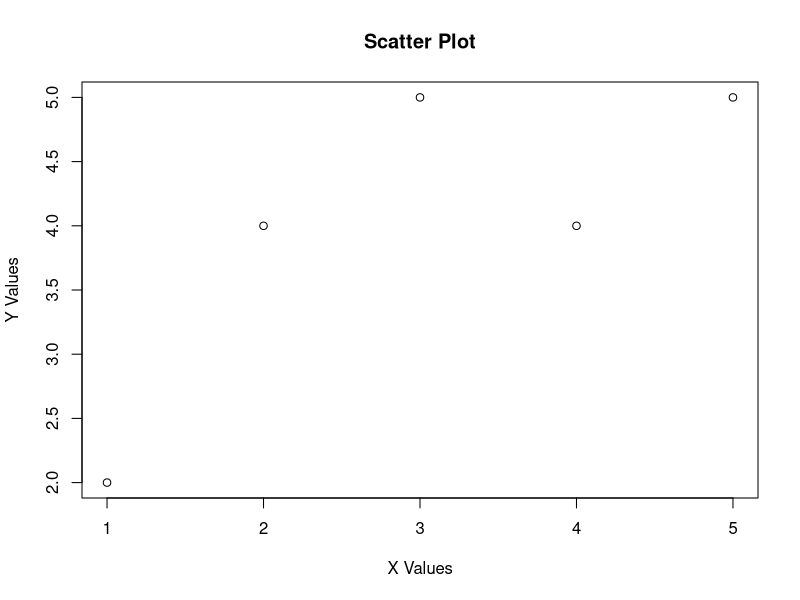
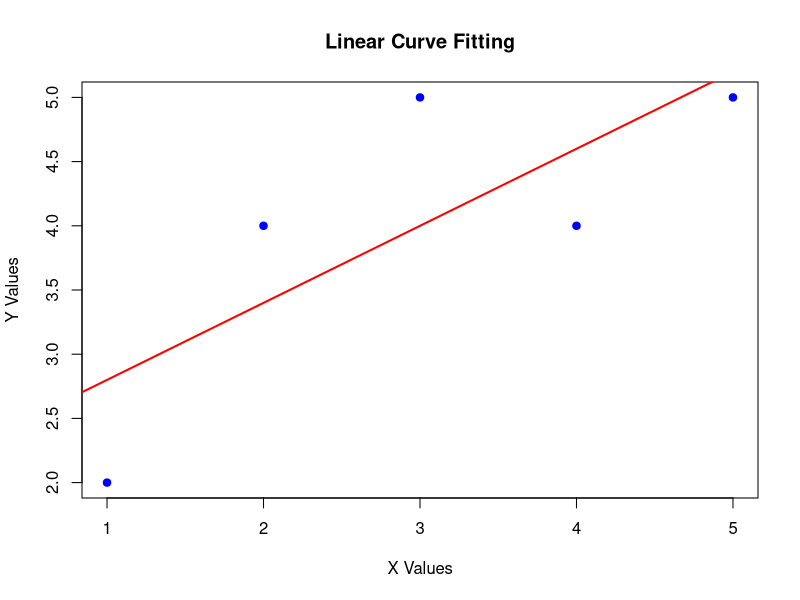
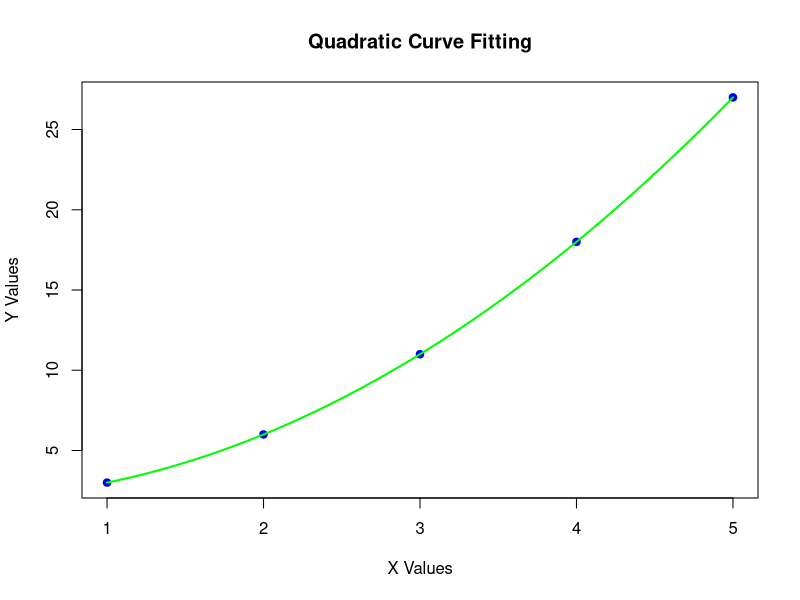
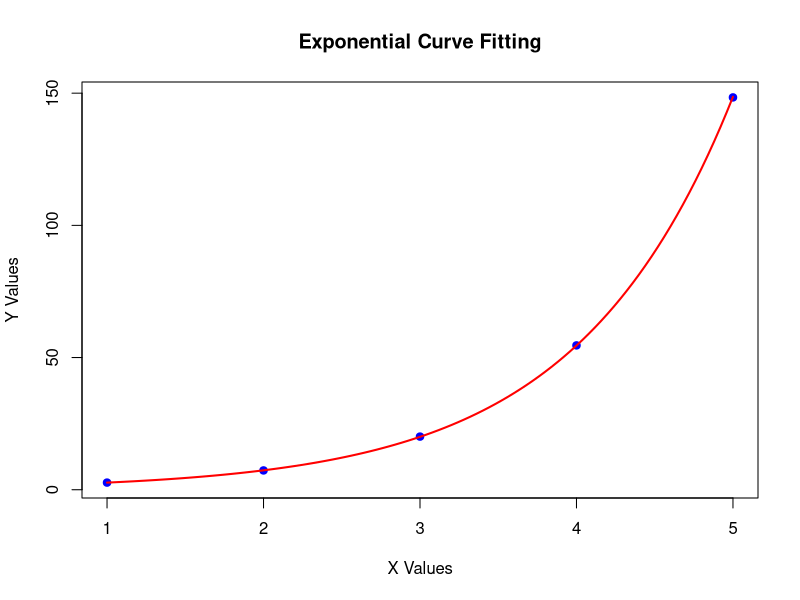
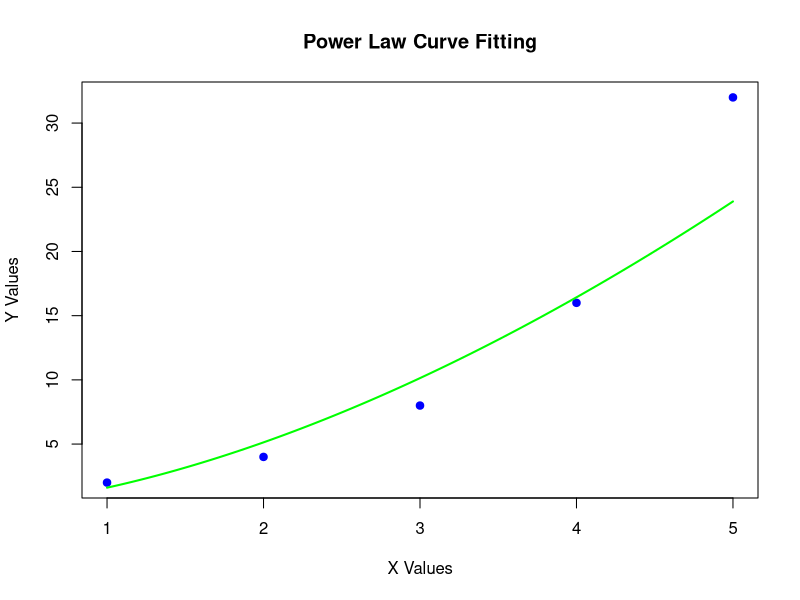
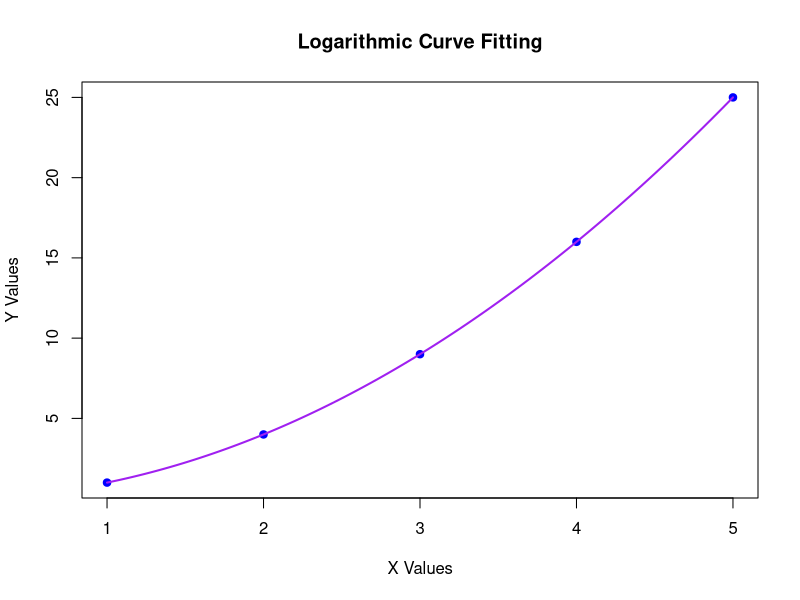

These charts were generated, in order, by the following R code:
# Assignment 4
        
    # 1. Measure of Central Tendency
        
        # 1 Program to calculate the Mean of data

        data <- c(1, 2, 3, 4, 5)
        mean_manual <- sum(data) / length(data)
        mean_builtin <- mean(data)
        cat("Mean (Manual Calculation):", mean_manual, "\n")
        cat("Mean (Built-in Function):", mean_builtin, "\n")
        
        # Output
        "Mean (Manual Calculation): 3 
        Mean (Built-in Function): 3"
        
        # 2 Program to calculate the Median of data
        
        data <- c(1, 3, 3, 6, 7, 8, 9)
        n <- length(data)
        data_sorted <- sort(data)
        if (n %% 2 == 1) {
          median_manual <- data_sorted[(n + 1) / 2]
        } else {
          median_manual <- (data_sorted[n / 2] + data_sorted[n / 2 + 1]) / 2
        }
        
        median_builtin <- median(data)
        cat("Median (Manual Calculation):", median_manual, "\n")
        cat("Median (Built-in Function):", median_builtin, "\n")
        
        #Output
        "Median (Manual Calculation): 6 
        Median (Built-in Function): 6 "
        
        # 3 Program to calculate the Mode of data
        
        data <- c(1, 2, 2, 3, 3, 3, 4, 4, 5)
        get_mode <- function(x) {
          uniq_vals <- unique(x)
          freq <- tabulate(match(x, uniq_vals))
          mode_val <- uniq_vals[which.max(freq)]
          return(mode_val)
        }
        
        mode_manual <- get_mode(data)
        cat("Mode (Manual Calculation):", mode_manual, "\n")
        
        # Output
        "Mode (Manual Calculation): 3"
        
    # 2. Measure of Dispersion
        
        # 1 Program to calculate the Standard Deviation
        
        data <- c(1, 2, 3, 4, 5)
        std_manual <- sqrt(sum((data - mean(data))^2) / (length(data) - 1))
        std_builtin <- sd(data)
        cat("Standard Deviation (Manual Calculation):", std_manual, "\n")
        cat("Standard Deviation (Built-in Function):", std_builtin, "\n")
        
        # Output
        "Standard Deviation (Manual Calculation): 1.581139 
        Standard Deviation (Built-in Function): 1.581139 "
        
        # 2 Program to calculate the Variance
        
        variance_manual <- sum((data - mean(data))^2) / (length(data) - 1)
        variance_builtin <- var(data)
        cat("Variance (Manual Calculation):", variance_manual, "\n")
        cat("Variance (Built-in Function):", variance_builtin, "\n")
        
        # Output
        "Variance (Manual Calculation): 2.5 
        Variance (Built-in Function): 2.5 "
        
        # 3 Program to calculate the Coefficient of Variation (CV)
        
        cv_manual <- (std_manual / mean(data)) * 100
        cat("Coefficient of Variation (Manual Calculation):", cv_manual, "%\n")
        
        # Output
        "Coefficient of Variation (Manual Calculation): 52.70463 %"
        
    # 3. Correlation Analysis
        
        # 1 Program to generate a Scatter Plot
        
        x <- c(1, 2, 3, 4, 5)
        y <- c(2, 4, 5, 4, 5)
        plot(x, y, main = "Scatter Plot", xlab = "X Values", ylab = "Y Values")
        
        # 2 Program to calculate Pearson’s Correlation Coefficient
        
        pearson_manual <- cor(x, y, method = "pearson")
        cat("Pearson's Correlation Coefficient:", pearson_manual, "\n")
        
        # Output
        "Pearson's Correlation Coefficient: 0.7745967"
        
        # 3 Program to calculate Spearman’s Rank Correlation Coefficient
        
        spearman_manual <- cor(x, y, method = "spearman")
        cat("Spearman's Rank Correlation Coefficient:", spearman_manual, "\n")
        
        # Output
        "Spearman's Rank Correlation Coefficient: 0.7378648"
        
    # 4. Regression Analysis
        
        # 1 Program to calculate regression line y on x
        
        lm_model <- lm(y ~ x)
        cat("Regression Equation: y =", coef(lm_model)[1], "+", coef(lm_model)[2], "* x\n")
        
        # Output
        "Regression Equation: y = 2.2 + 0.6 * x"
        
        # 2. Regression of x on y (x = a + by)
        
        lm_x_on_y <- lm(x ~ y)
        cat("Regression Equation (x on y): x =", coef(lm_x_on_y)[1], "+", coef(lm_x_on_y)[2], "* y\n")
        
        # Output
        "Regression Equation (x on y): x = 0.7 + 0.4 * y"
        
    # 5. Linear Curve Fitting
    
        # Given a set of data points, fit a linear curve of the form y = a + bx 
        # using the least squares method. Provide the equation and plot the fitted line.
        
        x <- c(1, 2, 3, 4, 5)
        y <- c(2, 4, 5, 4, 5)
        
        linear_model <- lm(y ~ x)
        
        a_linear <- coef(linear_model)[1]
        b_linear <- coef(linear_model)[2]
        
        cat("Equation of fitted line: y =", round(a_linear, 2), "+", round(b_linear, 2), "* x\n")
        plot(x, y, main = "Linear Curve Fitting", xlab = "X Values", ylab = "Y Values", col = "blue", pch = 19)
        abline(linear_model, col = "red", lwd = 2)
        
        # Output
        "Equation of fitted line: y = 2.2 + 0.6 * x"
        
        
    # 6. Quadratic Curve Fitting
        
        # Given a set of data points, fit a quadratic curve of the form y = a + bx + cx^2 
        # using the least squares method. Provide the equation and plot the fitted curve.
        
        x_quad <- c(1, 2, 3, 4, 5)
        y_quad <- c(3, 6, 11, 18, 27)
        
        quadratic_model <- lm(y_quad ~ poly(x_quad, 2, raw = TRUE))
        
        a_quad <- coef(quadratic_model)[1]
        b_quad <- coef(quadratic_model)[2]
        c_quad <- coef(quadratic_model)[3]
        
        cat("Equation of fitted quadratic curve: y =", round(a_quad, 2), "+", round(b_quad, 2), "* x +", round(c_quad, 2), "* x^2\n")
        plot(x_quad, y_quad, main = "Quadratic Curve Fitting", xlab = "X Values", ylab = "Y Values", col = "blue", pch = 19)
        curve(a_quad + b_quad * x + c_quad * x^2, add = TRUE, col = "green", lwd = 2)
        
        # Output
        "Equation of fitted quadratic curve: y = 2 + 0 * x + 1 * x^2"
        
    # 7. Exponential Curve Fitting
    
        # Given a set of data points, fit an exponential curve of the form y = a * e^(bx)
        # using the least squares method. Provide the equation and plot the fitted curve.
        
        x_exp <- c(1, 2, 3, 4, 5)
        y_exp <- c(2.7, 7.3, 20.1, 54.6, 148.4)
        
        log_y_exp <- log(y_exp)
        exp_model <- lm(log_y_exp ~ x_exp)
        log_a_exp <- coef(exp_model)[1]
        b_exp <- coef(exp_model)[2]
        a_exp <- exp(log_a_exp)
        
        cat("Equation of fitted exponential curve: y =", round(a_exp, 2), "* e^(", round(b_exp, 2), " * x)\n")
        plot(x_exp, y_exp, main = "Exponential Curve Fitting", xlab = "X Values", ylab = "Y Values", col = "blue", pch = 19)
        curve(a_exp * exp(b_exp * x), add = TRUE, col = "red", lwd = 2)
        
        # Output
        "Equation of fitted exponential curve: y = 0.99 * e^( 1  * x)"
        
        
    # 8. Power Law Curve Fitting
        
        # Given a set of data points, fit a power law curve of the form y = a * x^b
        # using the least squares method. Provide the equation and plot the fitted curve.
        
        x_pow <- c(1, 2, 3, 4, 5)
        y_pow <- c(2, 4, 8, 16, 32)
        
        log_x_pow <- log(x_pow)
        log_y_pow <- log(y_pow)
        
        pow_model <- lm(log_y_pow ~ log_x_pow)
        log_a_pow <- coef(pow_model)[1]
        b_pow <- coef(pow_model)[2]
        a_pow <- exp(log_a_pow)
        
        cat("Equation of fitted power law curve: y =", round(a_pow, 2), "* x^", round(b_pow, 2), "\n")
        plot(x_pow, y_pow, main = "Power Law Curve Fitting", xlab = "X Values", ylab = "Y Values", col = "blue", pch = 19)
        curve(a_pow * x^b_pow, add = TRUE, col = "green", lwd = 2)
        
        # Output
        "Equation of fitted power law curve: y = 1.6 * x^ 1.68"
        
        
    # 9. Logarithmic Curve Fitting
        
        # Given a set of data points, fit a logarithmic curve of the form y = a * x^b
        # using the least squares method. Provide the equation and plot the fitted curve.
        
        x_log <- c(1, 2, 3, 4, 5)
        y_log <- c(1, 4, 9, 16, 25)
        
        log_x_log <- log(x_log)
        log_y_log <- log(y_log)
        log_model <- lm(log_y_log ~ log_x_log)
        log_a_log <- coef(log_model)[1]
        
        b_log <- coef(log_model)[2]
        a_log <- exp(log_a_log)
        
        cat("Equation of fitted logarithmic curve: y =", round(a_log, 2), "* x^", round(b_log, 2), "\n")
        plot(x_log, y_log, main = "Logarithmic Curve Fitting", xlab = "X Values", ylab = "Y Values", col = "blue", pch = 19)
        curve(a_log * x^b_log, add = TRUE, col = "purple", lwd = 2)
        
        # Output
        "Equation of fitted logarithmic curve: y = 1 * x^ 2"